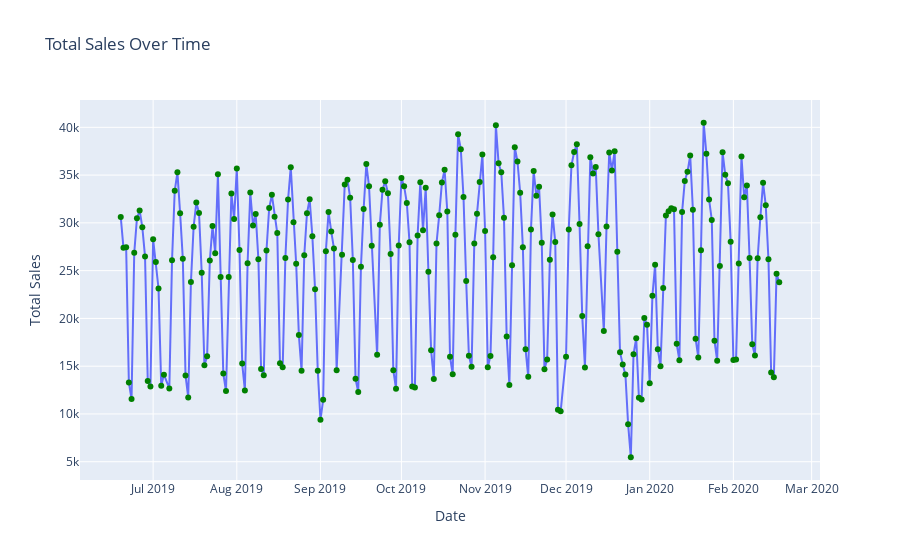

Write notebook code for a chart like this one.
### Markdown cell above
# Data Visualisation
# Total_sales Over time

### Code cell
import plotly.express as px
fig = px.line(Final_df, x='Date', y='Total_sales', title='Total Sales Over Time', markers=True, line_shape='linear', labels={'Total_sales': 'Total Sales'})
fig.update_traces(marker=dict(color='green'))

# Customize layout
fig.update_layout(
    xaxis=dict(title='Date'),
    yaxis=dict(title='Total Sales'),
    showlegend=False
)

# Shows the plot
fig.show()

### Figure 1 — Plotly figure (JSON) as saved in the notebook; plotly's stock layout.template omitted (floating-point values rounded to 4 significant figures; data arrays with more than 128 entries replaced by an {"elided": "..."} marker saying what was removed)
{"data": [{"hovertemplate": "Date=%{x}<br>Total Sales=%{y}<extra></extra>", "legendgroup": "", "line": {"color": "#636efa", "dash": "solid", "shape": "linear"}, "marker": {"color": "green", "symbol": "circle"}, "mode": "markers+lines", "name": "", "orientation": "v", "showlegend": false, "type": "scatter", "x": {"elided": "240 str values"}, "xaxis": "x", "y": {"elided": "240 float values"}, "yaxis": "y"}], "layout": {"legend": {"tracegroupgap": 0}, "showlegend": false, "title": {"text": "Total Sales Over Time"}, "xaxis": {"anchor": "y", "domain": [0, 1], "title": {"text": "Date"}}, "yaxis": {"anchor": "x", "domain": [0, 1], "title": {"text": "Total Sales"}}}}
